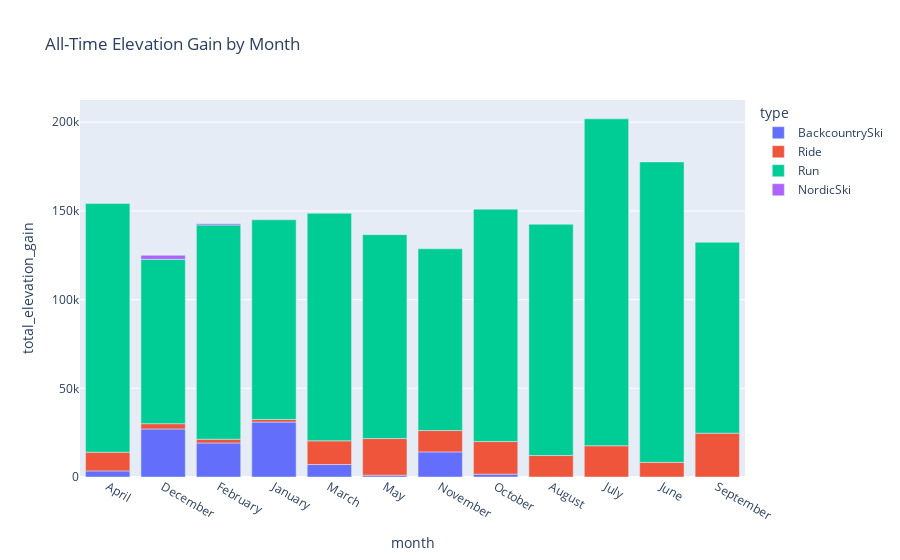

The notebook cell saved with this chart:
### Code cell
# Elevation gain by month stacked bar
gain_x_month_bar = px.bar(elevation_grouped, 
                          x="month", 
                          y="total_elevation_gain", 
                          color="type", 
                          title='All-Time Elevation Gain by Month'
                         )

gain_x_month_bar.show()

### Figure 1 — Plotly figure (JSON) as saved in the notebook; plotly's stock layout.template omitted (floating-point values rounded to 4 significant figures)
{"data": [{"alignmentgroup": "True", "hovertemplate": "type=BackcountrySki<br>month=%{x}<br>total_elevation_gain=%{y}<extra></extra>", "legendgroup": "BackcountrySki", "marker": {"color": "#636efa", "pattern": {"shape": ""}}, "name": "BackcountrySki", "offsetgroup": "BackcountrySki", "orientation": "v", "showlegend": true, "textposition": "auto", "type": "bar", "x": ["April", "December", "February", "January", "March", "May", "November", "October"], "xaxis": "x", "y": [3442.0, 27090.0, 19190.0, 30970.0, 7026.0, 1024.0, 14160.0, 1608.0], "yaxis": "y"}, {"alignmentgroup": "True", "hovertemplate": "type=Ride<br>month=%{x}<br>total_elevation_gain=%{y}<extra></extra>", "legendgroup": "Ride", "marker": {"color": "#EF553B", "pattern": {"shape": ""}}, "name": "Ride", "offsetgroup": "Ride", "orientation": "v", "showlegend": true, "textposition": "auto", "type": "bar", "x": ["April", "August", "December", "February", "January", "July", "June", "March", "May", "November", "October", "September"], "xaxis": "x", "y": [10530.0, 12110.0, 2960.0, 2108.0, 1460.0, 17600.0, 8271.0, 13370.0, 20650.0, 12020.0, 18380.0, 24710.0], "yaxis": "y"}, {"alignmentgroup": "True", "hovertemplate": "type=Run<br>month=%{x}<br>total_elevation_gain=%{y}<extra></extra>", "legendgroup": "Run", "marker": {"color": "#00cc96", "pattern": {"shape": ""}}, "name": "Run", "offsetgroup": "Run", "orientation": "v", "showlegend": true, "textposition": "auto", "type": "bar", "x": ["April", "August", "December", "February", "January", "July", "June", "March", "May", "November", "October", "September"], "xaxis": "x", "y": [140300.0, 130400.0, 92690.0, 120800.0, 112600.0, 184300.0, 169400.0, 128300.0, 115000.0, 102500.0, 131000.0, 107600.0], "yaxis": "y"}, {"alignmentgroup": "True", "hovertemplate": "type=NordicSki<br>month=%{x}<br>total_elevation_gain=%{y}<extra></extra>", "legendgroup": "NordicSki", "marker": {"color": "#ab63fa", "pattern": {"shape": ""}}, "name": "NordicSki", "offsetgroup": "NordicSki", "orientation": "v", "showlegend": true, "textposition": "auto", "type": "bar", "x": ["December", "February"], "xaxis": "x", "y": [2238.0, 734.9], "yaxis": "y"}], "layout": {"barmode": "relative", "legend": {"title": {"text": "type"}, "tracegroupgap": 0}, "title": {"text": "All-Time Elevation Gain by Month"}, "xaxis": {"anchor": "y", "domain": [0, 1], "title": {"text": "month"}}, "yaxis": {"anchor": "x", "domain": [0, 1], "title": {"text": "total_elevation_gain"}}}}
